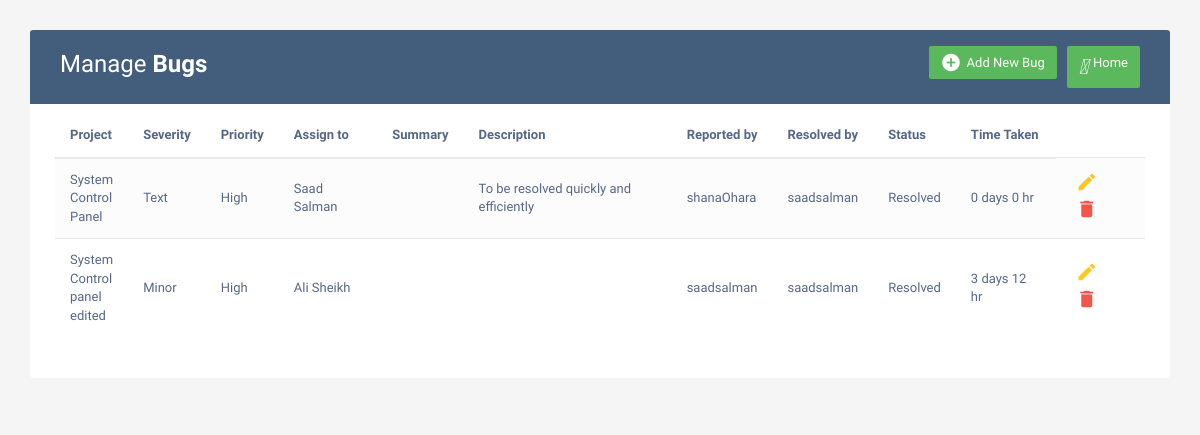
/bugs (signed in), run on an earlier commit of the app's database.
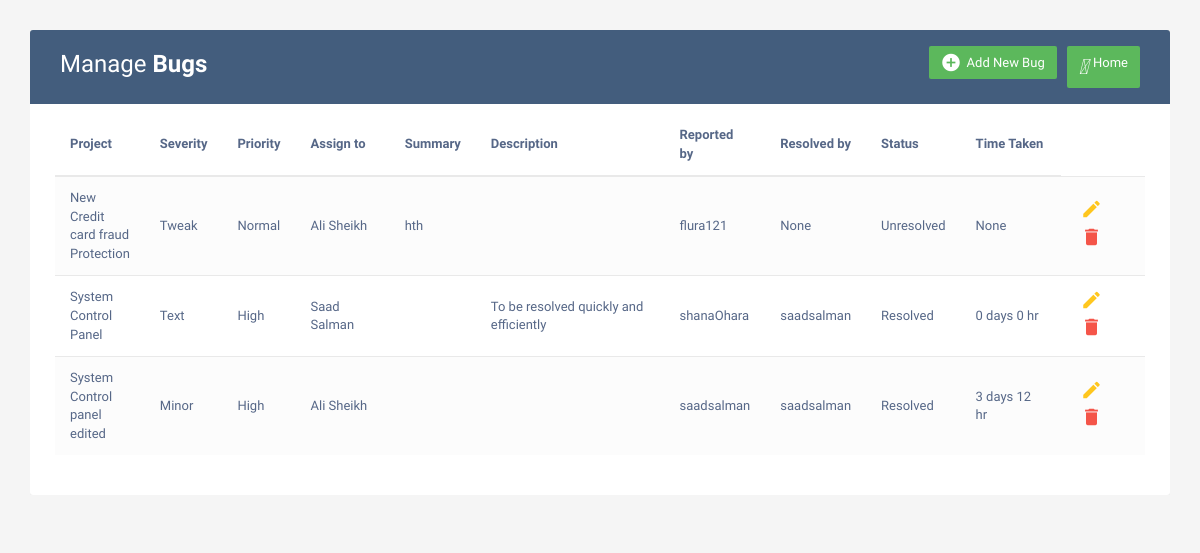
And on a later commit of the database.
### home/models.py (models this page shows, shortened)
class Bug(models.Model):
    project = models.CharField(max_length=122,null=True)
    Severity = models.CharField(max_length=122,null=True)
    Priority = models.CharField(max_length=122,null=True)
    Assign = models.CharField(max_length=122,null=True)
    Summary = models.TextField(null=True)
    Desc = models.TextField(null=True)
    date = models.DateField()
    Image = models.FileField(upload_to='file')
    status = models.CharField(max_length=50,default='Unresolved')
    created = models.DateTimeField(auto_now_add = True)
    ended = models.DateField(null=True,blank=True)
    timetaken = models.CharField(max_length=50,null=True,blank=True)
    reportedby = models.CharField(max_length=50)
    resolvedby = models.CharField(max_length=100,blank=True,null=True)

### home/views.py (the view)
# urls.py: path('bugs',views.bugs,name='Bugs'),
@login_required
def bugs(request):
    my_data = Bug.objects.all().order_by('created')
    reversed_data = my_data.reverse()  # Reverse the order
    return render(request, 'bugs.html', {'reversed_data': reversed_data})

### templates/bugs.html (shortened to what this page needs)
<!DOCTYPE html>
<html lang="en">
<head>
<link rel="stylesheet" href="https://maxcdn.bootstrapcdn.com/font-awesome/4.7.0/css/font-awesome.min.css">
<link rel="stylesheet" href="https://maxcdn.bootstrapcdn.com/bootstrap/3.3.7/css/bootstrap.min.css">
</head>
<body>
    <div class="container">
        <div class="table-responsive">
            <div class="table-wrapper">
                <div class="table-title">
                    <div class="row">
                        <div class="col-xs-6">
                            <h2>Manage <b>Bugs</b></h2>
                        </div>
                        <div class="col-xs-6">
                            <a href="/back" class="btn btn-success" data-toggle="modal"><i>&#xE147;</i> <span>Home</span></a>
                            <a href="/addbug" class="btn btn-success" data-toggle="modal"><i class="material-icons">&#xE147;</i> <span>Add New Bug</span></a>
                        </div>
                    </div>
                </div>
                <table class="table table-striped table-hover">
                    <thead>
                        <tr>
                            <th>Project</th>
                            <th>Severity</th>
                            <th>Priority</th>
                            <th>Assign to</th>
                            <th>Summary</th>
                            <th>Description</th>
                            <th>Reported by</th>
                            <th>Resolved by</th>
							<th>Status</th>
							<th>Time Taken</th>
                        </tr>
                    </thead>
                    <tbody>
                        {% for item in reversed_data %}
                        <tr>
                            <td> {{item.project}} </td>
                            <td> {{item.Severity}} </td>
                            <td> {{item.Priority}} </td>
                            <td> {{item.Assign}} </td>
                            <td> {{item.Summary}} </td>
                            <td> {{item.Desc}} </td>
							<td> {{item.reportedby}} </td>
							<td> {{item.resolvedby}} </td>
							<td> {{item.status}} </td>
							<td> {{item.timetaken}} </td>
                            <td>
                                <a href="/editbug/{{item.id}}" class="edit" data-toggle="modal"><i class="material-icons" data-toggle="tooltip" title="Edit">&#xE254;</i></a>
                                <a href="/deletebug/{{item.id}}" onclick="return confirm('Are you sure you want to delete this item?');" class="delete" data-toggle="modal"><i class="material-icons" data-toggle="tooltip" title="Delete">&#xE872;</i></a>
                            </td>
                        </tr>
                        {% endfor %}
                    </tbody>
                </table>
            </div>
        </div>
    </div>
</body>

What changed in the data, as far as the page shows it:
added Bug: project "New Credit card fraud Protection", Severity "Tweak", Priority "Normal", Assign "Ali Sheikh", Summary "hth", reportedby "flura121", resolvedby "None", status "Unresolved", timetaken "None"
